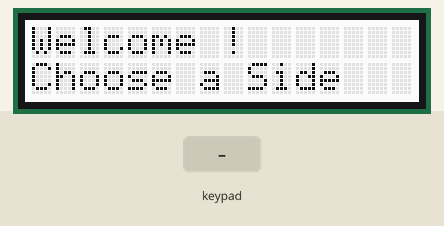
This sketch was run on a simulated Arduino Uno, built with avr-gcc and run on an emulated ATmega328P. On the bench: 16×2 character LCD. Inputs (shaded band) come from the test bench.

Above: at 1.2 s.
1.3 s: key 'U' pressed
At 2.6 s:
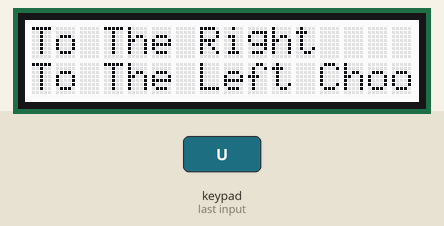
Timing chart, 0 to 4.3 s (numbered marks = the images above; inputs shaded):
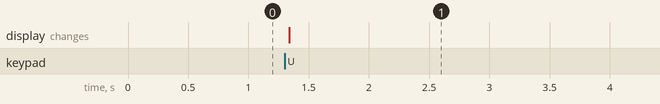

The sketch:

code_sens_moteur_6.ino
```cpp
// Importation de la librairie du LCD

#include <Wire.h>
#include <Adafruit_MCP23017.h>
#include <Adafruit_RGBLCDShield.h>
Adafruit_RGBLCDShield lcd = Adafruit_RGBLCDShield();
#define WHITE 0x7

int S1 = 10; // Fils 1-4
int S2 = 11; // Fils 2-3
int cmpt = 0; // Valeur permettant d'établir le PWM
int side = 0; // Valeur variant selon sur quel bouton on appuie

void setup()
{
  Serial.begin(9600);
  pinMode( S1, OUTPUT );
  pinMode( S2, OUTPUT );
  lcd.begin(16, 2); // Instaure l'écran LCD à 2 lignes x 16 cases
  lcd.print("Welcome !"); // Ecrit "Welcome !" sur la première ligne par défaut
  lcd.setCursor(0, 1); // Selectionne la deuxième ligne
  lcd.print("Choose a Side"); // Ecrit "Choose a Side" sur la deuxième ligne
  lcd.setBacklight(WHITE); // Définit la couleur d'arrière-plan

}


void loop()
{
  uint8_t buttons = lcd.readButtons(); // Définit les boutons de la librairie du LCD

  if (buttons) { // Si un bouton est appuyé
    lcd.clear(); // Efface ce qui est écrit
    lcd.setCursor(0,0); // Selectionne la première ligne
    if (buttons && BUTTON_RIGHT) { // Si un bouton est appuyé et qu'il s'agit de BUTTON_RIGHT
      lcd.print("To The Right "); // Ecrit "To The Right" sur la première ligne
      cmpt += 20; // La valeur side est à 1
    }
    if (buttons && BUTTON_LEFT) { // Si un bouton est appuyé et qu'il s'agit de BUTTON_LEFT
      lcd.setCursor(0,1);
      lcd.print("To The Left "); // Ecrit "To The Left" sur la première ligne
      cmpt -= 20; // La valeur side est à 1

    }
    if (buttons && BUTTON_SELECT) { // Si un bouton est appuyé et qu'il s'agit de BUTTON_SELECT
      lcd.print("Choose a side "); // Ecrit "Choose a Side" sur la première ligne
      side = 3; // La valeur side est à 3
    }
  }


  if( side == 3 && cmpt < 0) // Si side est à 3 (Donc si on a appuyé sur BUTTON_SELECT)
                                  //et si la valeur cmpt est inférieure à 0
  {
    cmpt += 5; // Incrémente la valeur cmpt de 5
    delay(25); // Attend 25 ms
  }
  else if( side == 3 && cmpt > 0) // Si side est à 3 (Donc si on a appuyé sur BUTTON_SELECT)
                                  //et si la valeur cmpt est supérieure à 0
  {
    cmpt -= 5; // Décrémente la valeur cmpt de 5
    delay(25); // Attend 25 ms
  }


 if( cmpt > 0 ) // Si la valeur cmpt est supérieure à 0
  {
    analogWrite( S2, 0 ); // Envoie 5V sur les sorties 2-3 pendant 0 "sous-périodes"
                          //de la période totale du PWM
    analogWrite( S1, cmpt ); // Envoie 5V sur les sorties 1-4 pendant 255 "sous-périodes"
                              //de la période totale du PWM
  }
 else if(cmpt < 0 ) // Si la valeur cmpt est inférieure à 0
  {
    analogWrite( S1, 0 ); // Envoie 5V sur les sorties 1-4 pendant 0 "sous-périodes"
                          //de la période totale du PWM
    analogWrite( S2, (-1) * cmpt ); // Envoie 5V sur les sorties 2-3 pendant 255 "sous-périodes"
                            //de la période totale du PWM
  }
 else // Sinon
  {
    analogWrite( S1, 255 ); // Envoie 5V sur les sorties 1-4 pendant 255 "sous-périodes"
                            //de la période totale du PWM
    analogWrite( S2, 255 ); // Envoie 5V sur les sorties 2-3 pendant 255 "sous-périodes"
                            //de la période totale du PWM
  }
}
```

Measured:
- after the input at 1.3 s, the display: changes at once (image 1)
